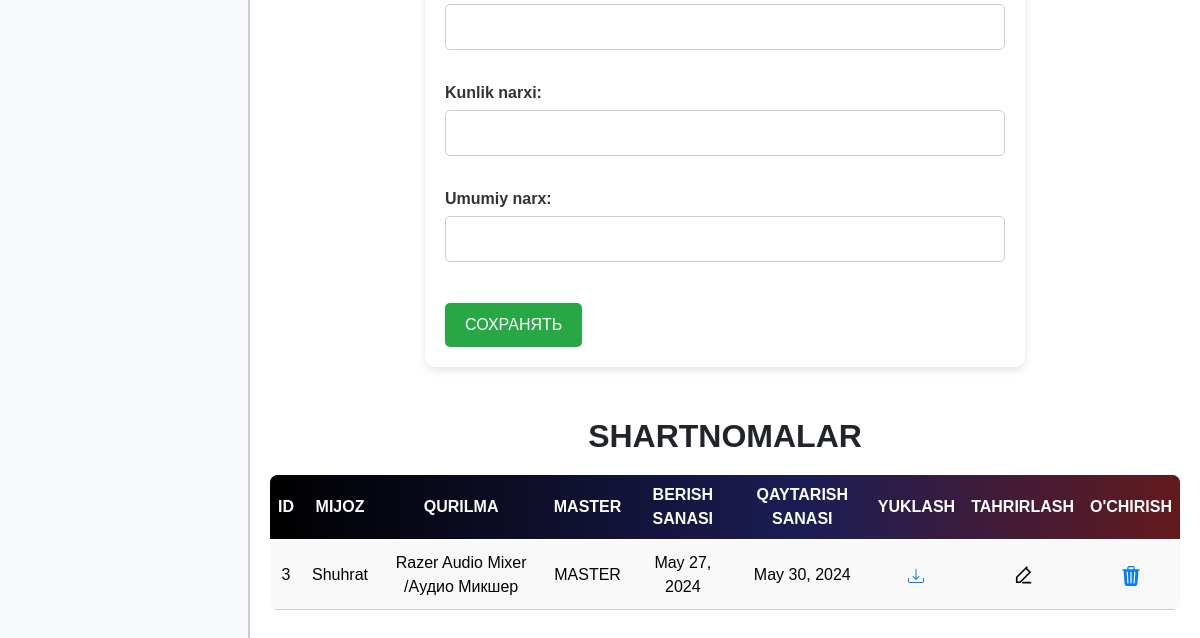
The page /prokot/ (lower part) on the database as committed earlier.
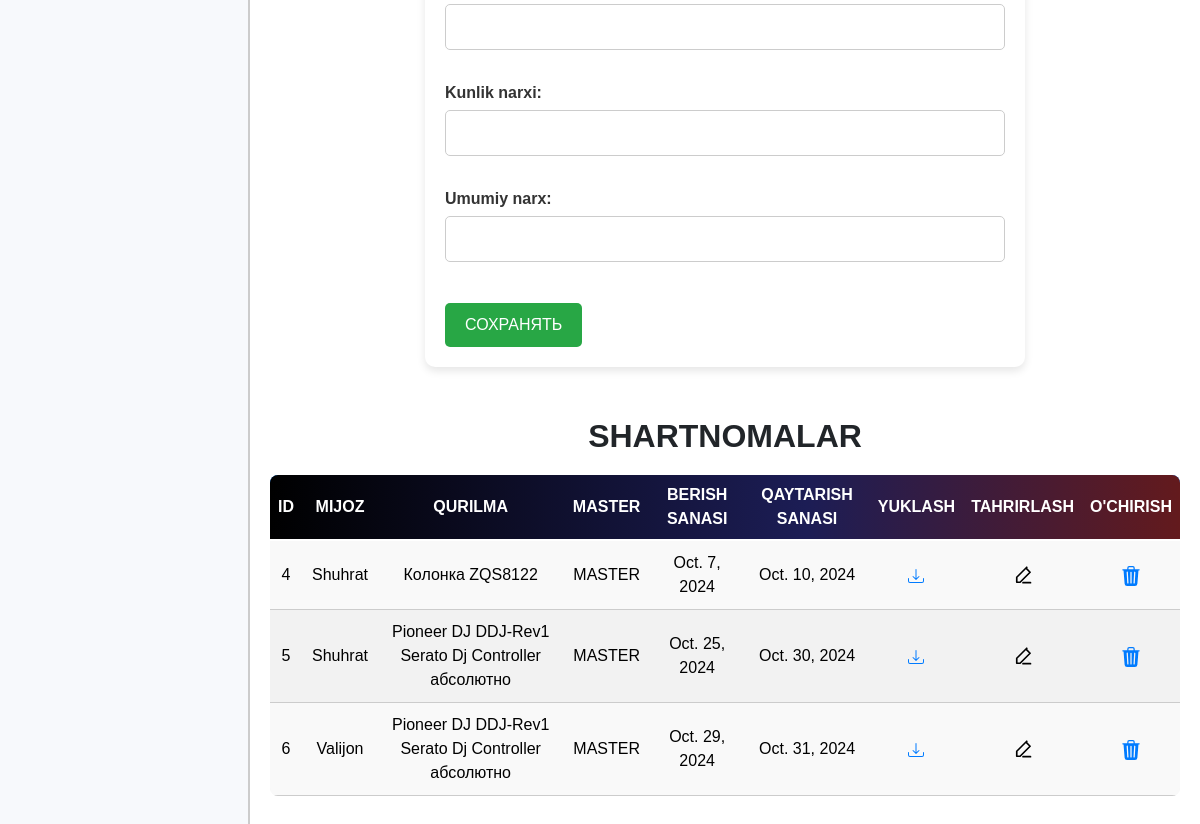
The same page on the database as committed later.
### rental/models.py (models this page shows, shortened)
class Prokat(models.Model):
    mijoz = models.ForeignKey(Mijozlar, on_delete=models.CASCADE)
    qurilma = models.ForeignKey(Qurilmalar, on_delete=models.CASCADE)
    ishchi = models.ForeignKey(CustomUser, on_delete=models.CASCADE)
    berilgan_sanasi = models.DateField(default=timezone.now)
    qaytish_sanasi = models.DateField()
    kunlar_soni = models.BigIntegerField()
    umumiy_narx = models.DecimalField(max_digits=10, decimal_places=2)
    montaj = models.BooleanField(default=False)
    xizmat_narxi = models.DecimalField(max_digits=10, decimal_places=2)
    avans = models.DecimalField(max_digits=10, decimal_places=2)
    miqdori = models.IntegerField()
    kunlik_narxi =  models.DecimalField(max_digits=10, decimal_places=2)

class Mijozlar(models.Model):
    ism = models.CharField(max_length=255)
    familiya = models.CharField(max_length=255)
    username = models.CharField(max_length=255,unique=True)
    telefon = models.CharField(max_length=20)
    jinsi = models.CharField(max_length=10)
    pasport = models.CharField(max_length=15)
    jshshir = models.CharField(max_length=20)
    def __str__(self):
        return self.username

class Qurilmalar(models.Model):
    tur = models.ForeignKey(Turlar, on_delete=models.CASCADE)
    nomi = models.CharField(max_length=255)
    tasnif = models.CharField(max_length=255)
    rasmi = models.ImageField(default='static/img/default.jpg')
    holati = models.CharField(max_length=255)
    narxi =  models.DecimalField(max_digits=10, decimal_places=2 ,default=0)
    def __str__(self):
        return f"{self.nomi}"

class CustomUser(AbstractUser):
    rasm=models.ImageField(default='static/img/default.jpg')
    ism = models.CharField(max_length=255)
    familiya = models.CharField(max_length=255)
    lavozimi = models.CharField(max_length=255)
    username = models.CharField(max_length=255, unique=True)
    password = models.CharField(max_length=255)
    is_staff = models.BooleanField(default=False)
    is_active = models.BooleanField(default=True)
    def __str__(self):
        return self.username

### rental/views.py (the view, shortened to what this page needs)
# urls.py: path('prokot/',ShartnomaView.as_view(),name='prokot'),
class ShartnomaView(View):
    def get(self, request):
        shartnoma = ProkotForm()
        shartnomalar = Prokat.objects.all()
        return render(request, 'shartnoma.html', {'form': shartnoma, 'shartnomalar': shartnomalar})

### rental/forms.py
class ProkotForm(forms.ModelForm):
    class Meta:
        model = Prokat
        fields = ['mijoz', 'qurilma', 'miqdori', 'ishchi', 'berilgan_sanasi', 'qaytish_sanasi', 'kunlar_soni', 'montaj', 'xizmat_narxi', 'avans', 'kunlik_narxi', 'umumiy_narx']
        labels = {
            'mijoz': 'MIJOZ',
            'qurilma': 'USKUNA',
            'ishchi': 'MASTER',
            'berilgan_sanasi': 'BERILGAN SANA',
            'qaytish_sanasi': 'QAYTARISH SANASI',
            'kunlar_soni': 'Kunlar soni',
            'umumiy_narx': 'Umumiy narx',
            'montaj': 'Montaj',
            'xizmat_narxi': 'Xizmat narxi',
            'avans': 'Avans',
            'miqdori': 'Miqdori',
            'kunlik_narxi': 'Kunlik narxi',
        }
    def __init__(self, *args, **kwargs):
        super(ProkotForm, self).__init__(*args, **kwargs)
        self.fields['ishchi'].queryset = CustomUser.objects.filter(lavozimi='Master')

### templates/shartnoma.html (shortened to what this page needs)
{%extends 'home.html'%}
{%block content%}
<html lang="en">
<head>
</head>
<body>
{%if request.path == '/prokot/' %}
    <div class="form-container" id="form">
        <form method="post" enctype="multipart/form-data">
            {{ form.as_p }}
            <button type="submit">СОХРАНЯТЬ</button>
        </form>
    </div>
{%endif%}
<h2>shartnomalar</h2>
        <table>
            <thead>
                <tr>
                    <td>ID</td>
                    <td>Mijoz</td>
                    <td>Qurilma</td>
                    <td>Master</td>
                    <td>Berish sanasi</td>
                    <td>Qaytarish sanasi</td>
                    <td>Yuklash</td>
                    <td>Tahrirlash</td>
                    <td>O'chirish</td>
                </tr>
            </thead>
            <tbody>
                {%for i in shartnomalar%}
                <tr>
                    <td>{{i.id}}</td>
                    <td>{{i.mijoz.ism}}</td>
                    <td>{{i.qurilma.nomi}}</td>
                    <td>{{i.ishchi.ism}}</td>
                    <td>{{i.berilgan_sanasi}}</td>
                    <td>{{i.qaytish_sanasi}}</td>
                    <td><a href="{% url 'shartnoma_download' i.pk %}"></a></td>
                    <td><a href="{% url 'edit_prokot' i.pk %}"></a></td>
                    <td><a href="{% url 'delete_prokot' i.pk%}"></a></td>
                </tr>
                {%endfor%}
            </tbody>
        </table>
    {%endblock content%}

Rows that differ between the two databases and show on the page:
removed Prokat: id "3", mijoz.ism "Shuhrat", qurilma.nomi "Razer Audio Mixer /Aудио Микшер", ishchi.ism "MASTER", berilgan_sanasi "May 27, 2024", qaytish_sanasi "May 30, 2024"
added Prokat: id "4", mijoz.ism "Shuhrat", qurilma.nomi "Колонка ZQS8122", ishchi.ism "MASTER", berilgan_sanasi "Oct. 7, 2024", qaytish_sanasi "Oct. 10, 2024"
added Prokat: id "5", mijoz.ism "Shuhrat", qurilma.nomi "Pioneer DJ DDJ-Rev1 Serato Dj Controller абсолютно", ishchi.ism "MASTER", berilgan_sanasi "Oct. 25, 2024", qaytish_sanasi "Oct. 30, 2024"
added Prokat: id "6", mijoz.ism "Valijon", qurilma.nomi "Pioneer DJ DDJ-Rev1 Serato Dj Controller абсолютно", ishchi.ism "MASTER", berilgan_sanasi "Oct. 29, 2024", qaytish_sanasi "Oct. 31, 2024"
